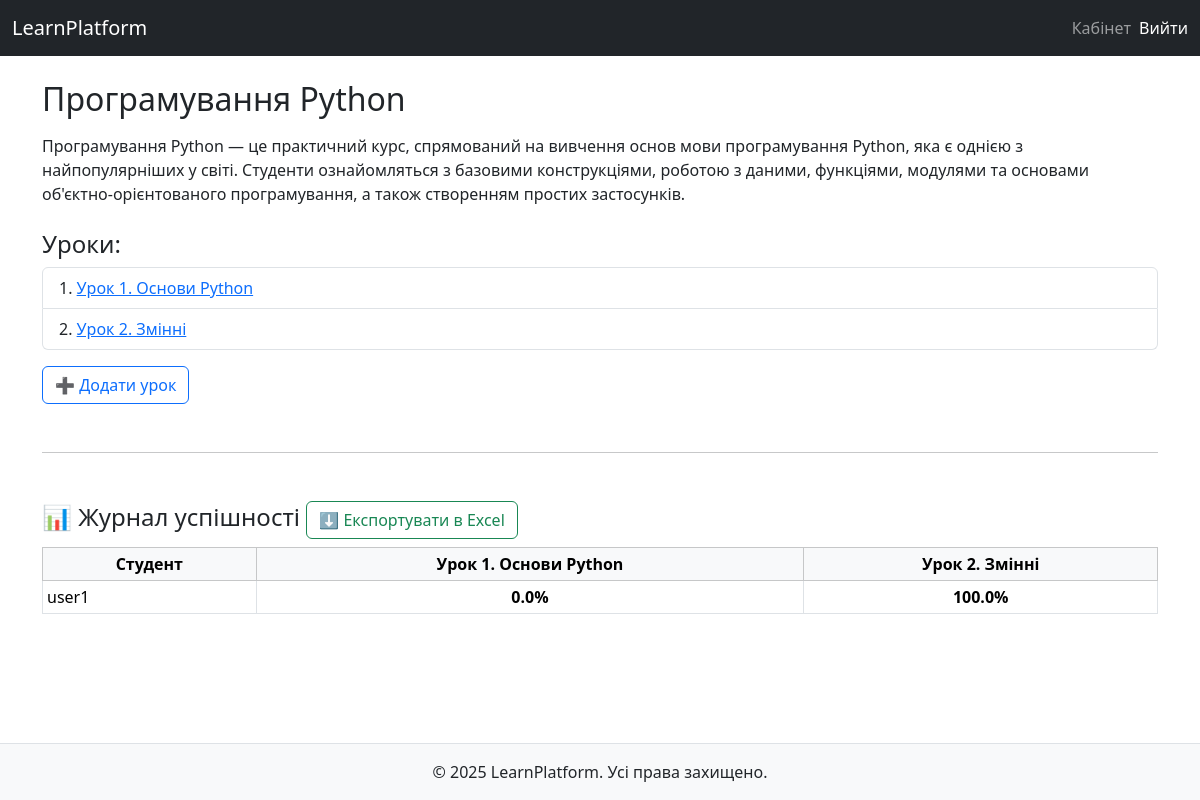
The app's page /courses/4/ (signed in) with its own data.
### courses/models.py (models this page shows, shortened)
class Course(models.Model):
    title = models.CharField(max_length=255)
    description = models.TextField()
    teacher = models.ForeignKey(User, on_delete=models.CASCADE, related_name='courses')
    students = models.ManyToManyField(User, related_name='enrolled_courses', blank=True)
    created_at = models.DateTimeField(auto_now_add=True)

class Lesson(models.Model):
    course = models.ForeignKey(Course, on_delete=models.CASCADE, related_name='lessons')
    title = models.CharField(max_length=255)
    content = models.TextField()
    video_url = models.URLField(blank=True, null=True)
    order = models.PositiveIntegerField(default=0)

### users/models.py (models this page shows)
class User(AbstractUser):
    class Role(models.TextChoices):
        STUDENT = 'student', 'Студент'
        TEACHER = 'teacher', 'Викладач'
    role = models.CharField(
        max_length=20,
        choices=Role.choices,
        default=Role.STUDENT
    )
    def is_teacher(self):
        return self.role == self.Role.TEACHER
    def is_student(self):
        return self.role == self.Role.STUDENT

### quizzes/models.py (models this page shows, shortened)
class QuizAttempt(models.Model):
    student = models.ForeignKey(User, on_delete=models.CASCADE, related_name='quiz_attempts')
    quiz = models.ForeignKey(Quiz, on_delete=models.CASCADE)
    score = models.FloatField()
    completed_at = models.DateTimeField(auto_now_add=True)
    incorrect_questions = models.ManyToManyField('quizzes.Question', blank=True, help_text='Incorrect questions')

### courses/views.py (the view)
# urls.py: path('<int:course_id>/', course_detail_view, name='detail'),
@login_required
def course_detail_view(request, course_id):
    course = get_object_or_404(Course, id=course_id)
    if request.user.is_teacher():
        if course.teacher != request.user:
            messages.warning(request, "У вас немає доступу до цього курсу.")
            return redirect('users:cabinet')
    else:
        if request.user not in course.students.all():
            messages.warning(request, "Ви не записані на цей курс.")
            return redirect('users:cabinet')
    lessons = course.lessons.order_by('order')
    gradebook = []
    quiz_lessons = [lesson for lesson in lessons if getattr(lesson, 'quiz', None)]
    if request.user.is_teacher():
        retake_requests = RetakeRequest.objects.filter(
            quiz__lesson__in=lessons,
            approved=False
        ).select_related('quiz', 'student')
        retake_map = {
            f"{req.student.id}_{req.quiz.id}": req.id
            for req in retake_requests
        }
        students = course.students.all()
        quizzes = [lesson.quiz for lesson in quiz_lessons]
        attempts = QuizAttempt.objects.filter(
            student__in=students,
            quiz__in=quizzes
        ).select_related('student', 'quiz')
        attempt_map = {
            (attempt.student.id, attempt.quiz.id): attempt
            for attempt in attempts
        }
        for student in students:
            lesson_scores = []
            for lesson in quiz_lessons:
                quiz = lesson.quiz
                attempt = attempt_map.get((student.id, quiz.id))
                score = attempt.score if attempt else None
                retake_key = f"{student.id}_{quiz.id}"
                lesson_scores.append({
                    "lesson": lesson,
                    "score": score,
                    "retake_request_id": retake_map.get(retake_key)
                })
            gradebook.append({
                "student": student,
                "lesson_scores": lesson_scores,
            })
    else:
        retake_map = {}
    return render(request, 'courses/course_detail.html', {
        'course': course,
        'lessons': lessons,
        'quiz_lessons': quiz_lessons,
        'gradebook': gradebook,
    })

### templates/courses/course_detail.html (shortened to what this page needs)
{% extends 'base.html' %}
{% block content %}
{% load dict_extras %}
<h2>{{ course.title }}</h2>
<p>{{ course.description|linebreaks }}</p>
<h4 class="mt-4">Уроки:</h4>
{% if lessons %}
    <ol class="list-group list-group-numbered">
        {% for lesson in lessons %}
            <li class="list-group-item">
                <a href="{% url 'courses:lesson_detail' course.id lesson.id %}">
                    {{ lesson.title }}
                </a>
            </li>
        {% endfor %}
    </ol>
{% else %}
    <p class="text-muted">Ще немає уроків.</p>
{% endif %}
{% if user.is_teacher and user == course.teacher %}
    <a href="{% url 'courses:add_lesson' course.id %}" class="btn btn-outline-primary mt-3">
        ➕ Додати урок
    </a>
{% endif %}
{% if user.is_teacher and gradebook %}
<hr class="my-5">
<h4>
    📊 Журнал успішності
    <a href="{% url 'courses:export_excel' course.id %}" class="btn btn-outline-success">
        ⬇️ Експортувати в Excel
    </a>
</h4>
{% endif %}
{% if gradebook %}
<table class="table table-bordered table-sm align-middle text-center">
    <thead class="table-light">
        <tr>
            <th>Студент</th>
            {% for lesson in quiz_lessons %}
                <th>{{ lesson.title }}</th>
            {% endfor %}
        </tr>
    </thead>
    <tbody>
        {% for row in gradebook %}
        <tr>
            <td class="text-start">{{ row.student.username }}</td>
            {% for score_obj in row.lesson_scores %}
                <td class="text-center">
                    {% if score_obj.score is not None %}
                        <span class="score fw-bold">{{ score_obj.score }}%</span>
                    {% endif %}
                </td>
            {% endfor %}
        </tr>
        {% endfor %}
    </tbody>
</table>
{% else %}
    <p>Оцінки поки що не доступні.</p>
{% endif %}
{% endblock %}

### templates/base.html (style rules this page uses)
html, body { height: 100%; }
body { display: flex; flex-direction: column; }

### records on screen
Course: title "Програмування Python", description "Програмування Python — це практичний курс, спрямований на вивчення основ мови програмування Python, яка є однією з найпопулярніших у світі. Студенти ознайомляться з базовими конструкціями, роботою з даними, функціями, модулями та основами об'єктно-орієнтованого програмування, а також створенням простих застосунків."
Lesson: title "Урок 1. Основи Python", score "0.0"
Lesson: title "Урок 2. Змінні", score "100.0"
User: student.username "user1"
